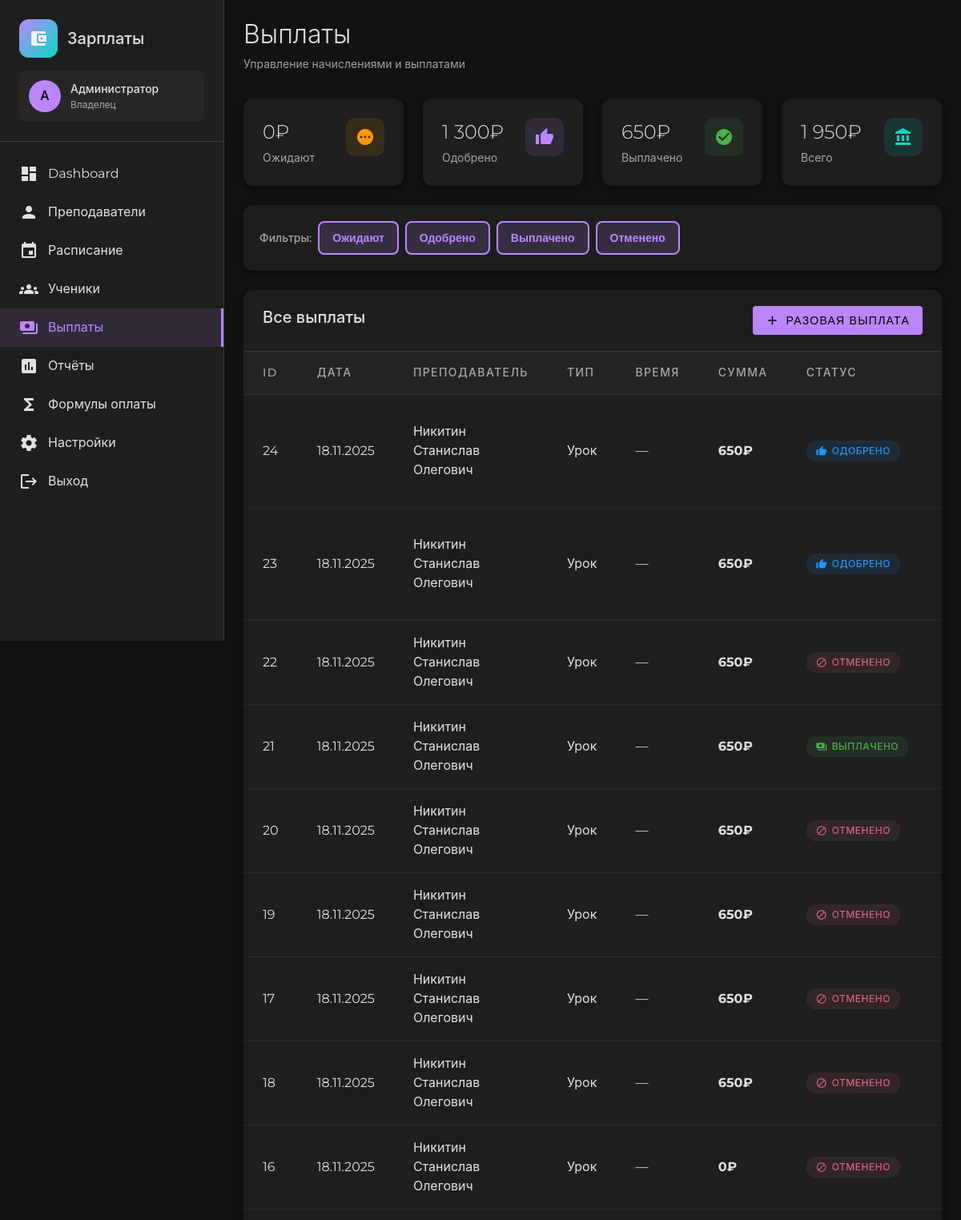
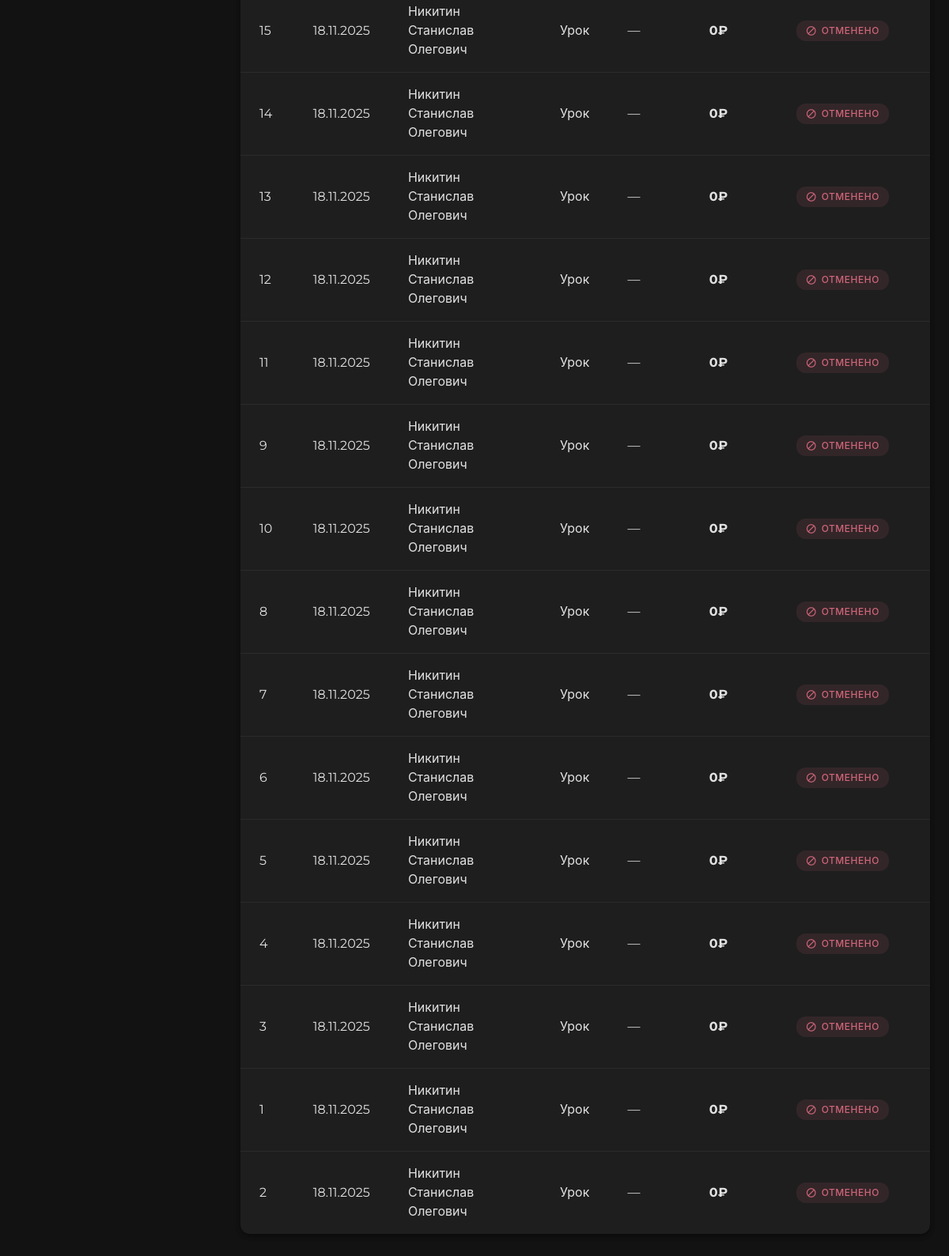
The app's page /zarplata/payments.php (signed in) with its own data (2 pictures, top to bottom).
### tables this page shows
CREATE TABLE `users` (
  `id` int(11) NOT NULL AUTO_INCREMENT,
  `username` varchar(50) NOT NULL,
  `password_hash` varchar(255) NOT NULL,
  `name` varchar(100) NOT NULL,
  `email` varchar(100) DEFAULT NULL,
  `role` enum('admin','owner') DEFAULT 'admin',
  `active` tinyint(1) DEFAULT '1',
  `created_at` datetime DEFAULT CURRENT_TIMESTAMP,
  `updated_at` datetime DEFAULT CURRENT_TIMESTAMP ON UPDATE CURRENT_TIMESTAMP,
  PRIMARY KEY (`id`),
  UNIQUE KEY `username` (`username`),
  KEY `idx_username` (`username`),
  KEY `idx_active` (`active`)
);

CREATE TABLE `payments` (
  `id` int(11) NOT NULL AUTO_INCREMENT,
  `teacher_id` int(11) NOT NULL,
  `lesson_instance_id` int(11) DEFAULT NULL,
  `lesson_template_id` int(11) DEFAULT NULL,
  `amount` int(11) NOT NULL,
  `payment_type` enum('lesson','bonus','penalty','adjustment') DEFAULT 'lesson',
  `calculation_method` text,
  `period_start` date DEFAULT NULL,
  `period_end` date DEFAULT NULL,
  `status` enum('pending','approved','paid','cancelled') DEFAULT 'pending',
  `paid_at` datetime DEFAULT NULL,
  `notes` text,
  `created_at` datetime DEFAULT CURRENT_TIMESTAMP,
  `updated_at` datetime DEFAULT CURRENT_TIMESTAMP ON UPDATE CURRENT_TIMESTAMP,
  PRIMARY KEY (`id`),
  KEY `lesson_instance_id` (`lesson_instance_id`),
  KEY `idx_teacher_status` (`teacher_id`,`status`),
  KEY `idx_period` (`period_start`,`period_end`),
  KEY `idx_lesson_template_id` (`lesson_template_id`)
);

CREATE TABLE `teachers` (
  `id` int(11) NOT NULL AUTO_INCREMENT,
  `name` varchar(100) NOT NULL,
  `telegram_id` bigint(20) DEFAULT NULL,
  `telegram_username` varchar(50) DEFAULT NULL,
  `phone` varchar(20) DEFAULT NULL,
  `email` varchar(100) DEFAULT NULL,
  `formula_id_group` int(11) DEFAULT NULL,
  `formula_id_individual` int(11) DEFAULT NULL,
  `formula_id` int(11) DEFAULT NULL,
  `active` tinyint(1) DEFAULT '1',
  `notes` text,
  `created_at` datetime DEFAULT CURRENT_TIMESTAMP,
  `updated_at` datetime DEFAULT CURRENT_TIMESTAMP ON UPDATE CURRENT_TIMESTAMP,
  PRIMARY KEY (`id`),
  UNIQUE KEY `telegram_id` (`telegram_id`),
  KEY `idx_telegram_id` (`telegram_id`),
  KEY `idx_active` (`active`),
  KEY `idx_formula_id` (`formula_id`),
  KEY `idx_formula_group` (`formula_id_group`),
  KEY `idx_formula_individual` (`formula_id_individual`)
);

### zarplata/config/db.php (called while the page is built, shortened)
<?php
$pdo = null;
function getDB() {
    global $pdo;
    if ($pdo === null) {
        try {
            $dsn = sprintf(
                "mysql:host=%s;dbname=%s;charset=%s",
                DB_HOST,
                DB_NAME,
                DB_CHARSET
            );
            $options = [
                PDO::ATTR_ERRMODE => PDO::ERRMODE_EXCEPTION,
                PDO::ATTR_DEFAULT_FETCH_MODE => PDO::FETCH_ASSOC,
                PDO::ATTR_EMULATE_PREPARES => false,
            ];
            $pdo = new PDO($dsn, DB_USER, DB_PASS, $options);
        } catch (PDOException $e) {
            error_log("Database connection failed: " . $e->getMessage());
            die("Ошибка подключения к базе данных");
        }
    }
    return $pdo;
}
function dbQuery($sql, $params = []) {
    try {
        $pdo = getDB();
        $stmt = $pdo->prepare($sql);
        $stmt->execute($params);
        return $stmt->fetchAll();
    } catch (PDOException $e) {
        error_log("Query failed: " . $e->getMessage());
        return [];
    }
}
function dbQueryOne($sql, $params = []) {
    try {
        $pdo = getDB();
        $stmt = $pdo->prepare($sql);
        $stmt->execute($params);
        $result = $stmt->fetch();
        return $result ?: null;
    } catch (PDOException $e) {
        error_log("Query failed: " . $e->getMessage());
        return null;
    }
}

### zarplata/config/auth.php (called while the page is built, shortened)
<?php
require_once __DIR__ . '/db.php';
function getCurrentUserId() {
    return $_SESSION['user_id'] ?? null;
}
function getCurrentUser() {
    return dbQueryOne(
        "SELECT id, username, name, email, role, active FROM users WHERE id = ?",
        [getCurrentUserId()]
    );
}

### zarplata/config/helpers.php (called while the page is built, shortened)
<?php
function e($text) {
    return htmlspecialchars($text ?? '', ENT_QUOTES, 'UTF-8');
}
function formatMoney($amount, $withSymbol = true) {
    $formatted = number_format((float)$amount, 0, ',', ' ');
    return $withSymbol ? $formatted . '₽' : $formatted;
}
function formatDate($date, $format = 'd.m.Y') {
    $timestamp = strtotime($date);
    return $timestamp ? date($format, $timestamp) : '—';
}
function getPaymentStatusBadge($status) {
    $statuses = [
        'pending' => [
            'text' => 'Ожидает',
            'class' => 'warning',
            'icon' => 'pending'
        ],
        'approved' => [
            'text' => 'Одобрено',
            'class' => 'info',
            'icon' => 'thumb_up'
        ],
        'paid' => [
            'text' => 'Выплачено',
            'class' => 'success',
            'icon' => 'payments'
        ],
        'cancelled' => [
            'text' => 'Отменено',
            'class' => 'danger',
            'icon' => 'block'
        ]
    ];
    return $statuses[$status] ?? [
        'text' => 'Неизвестно',
        'class' => 'secondary',
        'icon' => 'help'
    ];
}

### zarplata/payments.php (the view, shortened to what this page needs)
<?php
require_once __DIR__ . '/config/db.php';
require_once __DIR__ . '/config/auth.php';
require_once __DIR__ . '/config/helpers.php';
$user = getCurrentUser();
$payments = dbQuery(
    "SELECT p.*, t.name as teacher_name,
            li.lesson_date, li.time_start, li.time_end, li.subject, li.lesson_type,
            lt.room, lt.students
     FROM payments p
     LEFT JOIN teachers t ON p.teacher_id = t.id
     LEFT JOIN lessons_instance li ON p.lesson_instance_id = li.id
     LEFT JOIN lessons_template lt ON li.template_id = lt.id
     ORDER BY p.created_at DESC
     LIMIT 100",
    []
);
$stats = dbQueryOne(
    "SELECT
        SUM(CASE WHEN status = 'pending' THEN amount ELSE 0 END) as pending_total,
        SUM(CASE WHEN status = 'approved' THEN amount ELSE 0 END) as approved_total,
        SUM(CASE WHEN status = 'paid' THEN amount ELSE 0 END) as paid_total,
        SUM(CASE WHEN status != 'cancelled' THEN amount ELSE 0 END) as total_amount
     FROM payments",
    []
);
require_once __DIR__ . '/templates/header.php';
?>
<div class="stats-grid" style="grid-template-columns: repeat(auto-fit, minmax(200px, 1fr)); margin-bottom: 24px;">
    <div class="stat-card">
        <div class="stat-card-header">
            <div>
                <div class="stat-card-value"><?= formatMoney($stats['pending_total'] ?? 0) ?></div>
                <div class="stat-card-label">Ожидают</div>
            </div>
            <div class="stat-card-icon warning">
                <span class="material-icons">pending</span>
            </div>
        </div>
    </div>
    <div class="stat-card">
        <div class="stat-card-header">
            <div>
                <div class="stat-card-value"><?= formatMoney($stats['approved_total'] ?? 0) ?></div>
                <div class="stat-card-label">Одобрено</div>
            </div>
            <div class="stat-card-icon primary">
                <span class="material-icons">thumb_up</span>
            </div>
        </div>
    </div>
    <div class="stat-card">
        <div class="stat-card-header">
            <div>
                <div class="stat-card-value"><?= formatMoney($stats['paid_total'] ?? 0) ?></div>
                <div class="stat-card-label">Выплачено</div>
            </div>
            <div class="stat-card-icon success">
                <span class="material-icons">check_circle</span>
            </div>
        </div>
    </div>
    <div class="stat-card">
        <div class="stat-card-header">
            <div>
                <div class="stat-card-value"><?= formatMoney($stats['total_amount'] ?? 0) ?></div>
                <div class="stat-card-label">Всего</div>
            </div>
            <div class="stat-card-icon secondary">
                <span class="material-icons">account_balance</span>
            </div>
        </div>
    </div>
</div>
<div class="filters-panel">
    <div class="filters-content">
        <div class="filter-group">
            <span class="legend-label">Фильтры:</span>
            <button class="status-filter-btn active" data-status="pending" onclick="toggleStatusFilter(this)">Ожидают</button>
            <button class="status-filter-btn active" data-status="approved" onclick="toggleStatusFilter(this)">Одобрено</button>
            <button class="status-filter-btn active" data-status="paid" onclick="toggleStatusFilter(this)">Выплачено</button>
            <button class="status-filter-btn active" data-status="cancelled" onclick="toggleStatusFilter(this)">Отменено</button>
        </div>
    </div>
</div>
<div class="table-container">
    <div class="table-header">
        <h2 class="table-title">Все выплаты</h2>
        <button class="btn btn-primary" onclick="openPaymentModal()">
            <span class="material-icons" style="margin-right: 8px; font-size: 18px;">add</span>
            Разовая выплата
        </button>
    </div>
    <?php if (empty($payments)): ?>
        <div class="empty-state">
            <div class="material-icons">payments</div>
            <p>Нет данных о выплатах</p>
        </div>
    <?php else: ?>
        <table>
            <thead>
                <tr>
                    <th>ID</th>
                    <th>Дата</th>
                    <th>Преподаватель</th>
                    <th>Тип</th>
                    <th>Время</th>
                    <th>Сумма</th>
                    <th>Статус</th>
                    <th>Действия</th>
                </tr>
            </thead>
            <tbody>
                <?php foreach ($payments as $payment): ?>
                    <?php $statusBadge = getPaymentStatusBadge($payment['status']); ?>
                    <tr data-status="<?= $payment['status'] ?>" class="payment-row clickable-row" onclick="viewPayment(<?= $payment['id'] ?>)" style="cursor: pointer;">
                        <td><?= $payment['id'] ?></td>
                        <td><?= formatDate($payment['created_at']) ?></td>
                        <td><?= e($payment['teacher_name']) ?></td>
                        <td>
                            <?php
                            $typeLabels = [
                                'lesson' => 'Урок',
                                'bonus' => 'Премия',
                                'penalty' => 'Штраф',
                                'adjustment' => 'Корректировка'
                            ];
                            echo $typeLabels[$payment['payment_type']] ?? $payment['payment_type'];
                            ?>
                        </td>
                        <td>
                            <?php if ($payment['time_start']): ?>
                                <strong><?= formatTime($payment['time_start']) ?></strong>
                                <?php if ($payment['time_end']): ?>
                                    - <?= formatTime($payment['time_end']) ?>
                                <?php endif; ?>
                                <?php if ($payment['subject']): ?>
                                    <br><small style="color: var(--text-medium-emphasis);"><?= e($payment['subject']) ?></small>
                                <?php endif; ?>
                            <?php else: ?>
                                —
                            <?php endif; ?>
                        </td>
                        <td><strong><?= formatMoney($payment['amount']) ?></strong></td>
                        <td>
                            <span class="badge badge-<?= $statusBadge['class'] ?>">
                                <span class="material-icons" style="font-size: 14px;"><?= $statusBadge['icon'] ?></span>
                                <?= $statusBadge['text'] ?>
                            </span>
                        </td>
                        <td onclick="event.stopPropagation();">
                        </td>
                    </tr>
                <?php endforeach; ?>
            </tbody>
        </table>
    <?php endif; ?>
</div>
<?php require_once __DIR__ . '/templates/footer.php'; ?>

### zarplata/templates/header.php (shortened to what this page needs)
<!DOCTYPE html>
<html lang="ru">
<head>
    <link rel="stylesheet" href="/zarplata/assets/css/material-dark.css">
</head>
<body>
    <div class="app-container">
        <aside class="sidebar">
            <div class="sidebar-header">
                <div class="sidebar-logo">
                    <div class="sidebar-logo-icon">
                        <span class="material-icons">account_balance_wallet</span>
                    </div>
                    <span class="sidebar-logo-text">Зарплаты</span>
                </div>
                <div class="sidebar-user">
                    <div class="sidebar-user-avatar">
                        <?= strtoupper(mb_substr($user['name'], 0, 1)) ?>
                    </div>
                    <div class="sidebar-user-info">
                        <div class="sidebar-user-name"><?= e($user['name']) ?></div>
                        <div class="sidebar-user-role"><?= $user['role'] === 'owner' ? 'Владелец' : 'Администратор' ?></div>
                    </div>
                </div>
            </div>
            <nav class="sidebar-nav">
                <a href="/zarplata/" class="sidebar-nav-item <?= ACTIVE_PAGE === 'dashboard' ? 'active' : '' ?>">
                    <span class="material-icons">dashboard</span>
                    <span>Dashboard</span>
                </a>
                <a href="/zarplata/teachers.php" class="sidebar-nav-item <?= ACTIVE_PAGE === 'teachers' ? 'active' : '' ?>">
                    <span class="material-icons">person</span>
                    <span>Преподаватели</span>
                </a>
                <a href="/zarplata/schedule.php" class="sidebar-nav-item <?= ACTIVE_PAGE === 'schedule' ? 'active' : '' ?>">
                    <span class="material-icons">event</span>
                    <span>Расписание</span>
                </a>
                <a href="/zarplata/students.php" class="sidebar-nav-item <?= ACTIVE_PAGE === 'students' ? 'active' : '' ?>">
                    <span class="material-icons">groups</span>
                    <span>Ученики</span>
                </a>
                <a href="/zarplata/payments.php" class="sidebar-nav-item <?= ACTIVE_PAGE === 'payments' ? 'active' : '' ?>">
                    <span class="material-icons">payments</span>
                    <span>Выплаты</span>
                </a>
                <a href="/zarplata/reports.php" class="sidebar-nav-item <?= ACTIVE_PAGE === 'reports' ? 'active' : '' ?>">
                    <span class="material-icons">assessment</span>
                    <span>Отчёты</span>
                </a>
                <a href="/zarplata/formulas.php" class="sidebar-nav-item <?= ACTIVE_PAGE === 'formulas' ? 'active' : '' ?>">
                    <span class="material-icons">functions</span>
                    <span>Формулы оплаты</span>
                </a>
                <a href="/zarplata/settings.php" class="sidebar-nav-item <?= ACTIVE_PAGE === 'settings' ? 'active' : '' ?>">
                    <span class="material-icons">settings</span>
                    <span>Настройки</span>
                </a>
                <a href="/zarplata/logout.php" class="sidebar-nav-item">
                    <span class="material-icons">logout</span>
                    <span>Выход</span>
                </a>
            </nav>
        </aside>
        <main class="main-content">
            <div class="page-header">
                <h1 class="page-title"><?= PAGE_TITLE ?></h1>
                <?php if (PAGE_SUBTITLE): ?>
                    <p class="page-subtitle"><?= PAGE_SUBTITLE ?></p>
                <?php endif; ?>
            </div>

### records on screen
users: name "А", name "Администратор"
payments: id "24", created_at "18.11.2025", teacher.name "Никитин Станислав Олегович", payment_type "Урок", amount "650₽", status "ОДОБРЕНО"
payments: id "23", created_at "18.11.2025", teacher.name "Никитин Станислав Олегович", payment_type "Урок", amount "650₽", status "ОДОБРЕНО"
payments: id "22", created_at "18.11.2025", teacher.name "Никитин Станислав Олегович", payment_type "Урок", amount "650₽", status "ОТМЕНЕНО"
payments: id "21", created_at "18.11.2025", teacher.name "Никитин Станислав Олегович", payment_type "Урок", amount "650₽", status "ВЫПЛАЧЕНО"
payments: id "20", created_at "18.11.2025", teacher.name "Никитин Станислав Олегович", payment_type "Урок", amount "650₽", status "ОТМЕНЕНО"
payments: id "19", created_at "18.11.2025", teacher.name "Никитин Станислав Олегович", payment_type "Урок", amount "650₽", status "ОТМЕНЕНО"
payments: id "17", created_at "18.11.2025", teacher.name "Никитин Станислав Олегович", payment_type "Урок", amount "650₽", status "ОТМЕНЕНО"
payments: id "18", created_at "18.11.2025", teacher.name "Никитин Станислав Олегович", payment_type "Урок", amount "650₽", status "ОТМЕНЕНО"
payments: id "16", created_at "18.11.2025", teacher.name "Никитин Станислав Олегович", payment_type "Урок", amount "0₽", status "ОТМЕНЕНО"
payments: id "15", created_at "18.11.2025", teacher.name "Никитин Станислав Олегович", payment_type "Урок", amount "0₽", status "ОТМЕНЕНО"
payments: id "14", created_at "18.11.2025", teacher.name "Никитин Станислав Олегович", payment_type "Урок", amount "0₽", status "ОТМЕНЕНО"
payments: id "13", created_at "18.11.2025", teacher.name "Никитин Станислав Олегович", payment_type "Урок", amount "0₽", status "ОТМЕНЕНО"
payments: id "12", created_at "18.11.2025", teacher.name "Никитин Станислав Олегович", payment_type "Урок", amount "0₽", status "ОТМЕНЕНО"
payments: id "11", created_at "18.11.2025", teacher.name "Никитин Станислав Олегович", payment_type "Урок", amount "0₽", status "ОТМЕНЕНО"
payments: id "9", created_at "18.11.2025", teacher.name "Никитин Станислав Олегович", payment_type "Урок", amount "0₽", status "ОТМЕНЕНО"
payments: id "10", created_at "18.11.2025", teacher.name "Никитин Станислав Олегович", payment_type "Урок", amount "0₽", status "ОТМЕНЕНО"
payments: id "8", created_at "18.11.2025", teacher.name "Никитин Станислав Олегович", payment_type "Урок", amount "0₽", status "ОТМЕНЕНО"
payments: id "7", created_at "18.11.2025", teacher.name "Никитин Станислав Олегович", payment_type "Урок", amount "0₽", status "ОТМЕНЕНО"
payments: id "6", created_at "18.11.2025", teacher.name "Никитин Станислав Олегович", payment_type "Урок", amount "0₽", status "ОТМЕНЕНО"
payments: id "5", created_at "18.11.2025", teacher.name "Никитин Станислав Олегович", payment_type "Урок", amount "0₽", status "ОТМЕНЕНО"
payments: id "4", created_at "18.11.2025", teacher.name "Никитин Станислав Олегович", payment_type "Урок", amount "0₽", status "ОТМЕНЕНО"
payments: id "3", created_at "18.11.2025", teacher.name "Никитин Станислав Олегович", payment_type "Урок", amount "0₽", status "ОТМЕНЕНО"
payments: id "1", created_at "18.11.2025", teacher.name "Никитин Станислав Олегович", payment_type "Урок", amount "0₽", status "ОТМЕНЕНО"
payments: id "2", created_at "18.11.2025", teacher.name "Никитин Станислав Олегович", payment_type "Урок", amount "0₽", status "ОТМЕНЕНО"

### other values on screen
PAGE_TITLE "Выплаты"
PAGE_SUBTITLE "Управление начислениями и выплатами"
formatMoney($stats['pending_total'] ?? 0) "0₽"
formatMoney($stats['approved_total'] ?? 0) "1 300₽"
formatMoney($stats['paid_total'] ?? 0) "650₽"
formatMoney($stats['total_amount'] ?? 0) "1 950₽"
